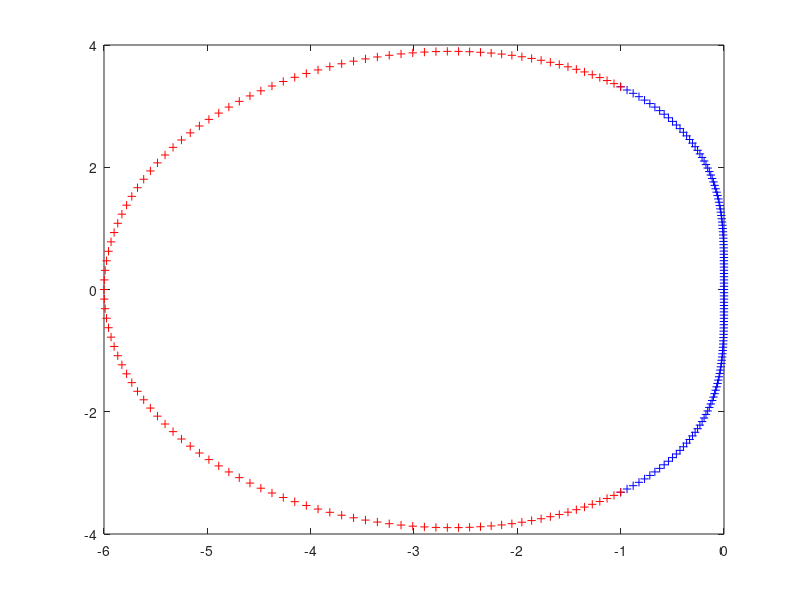
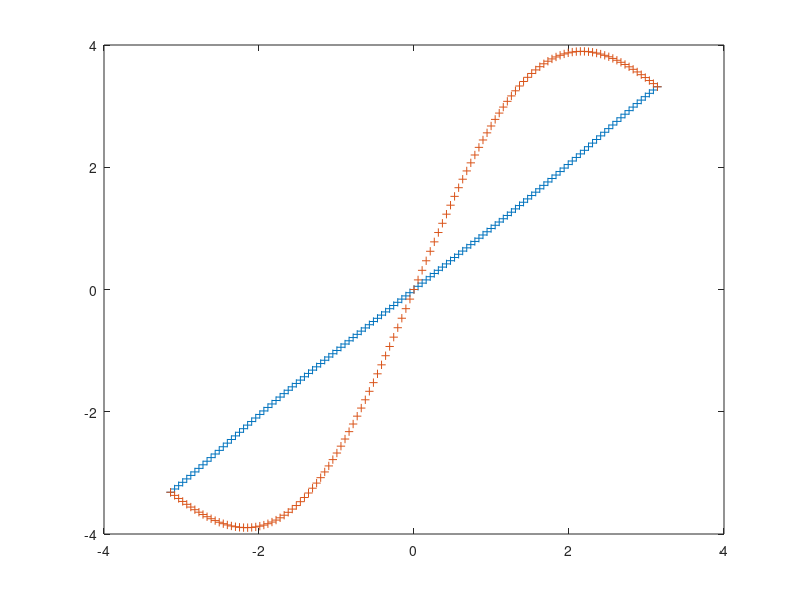
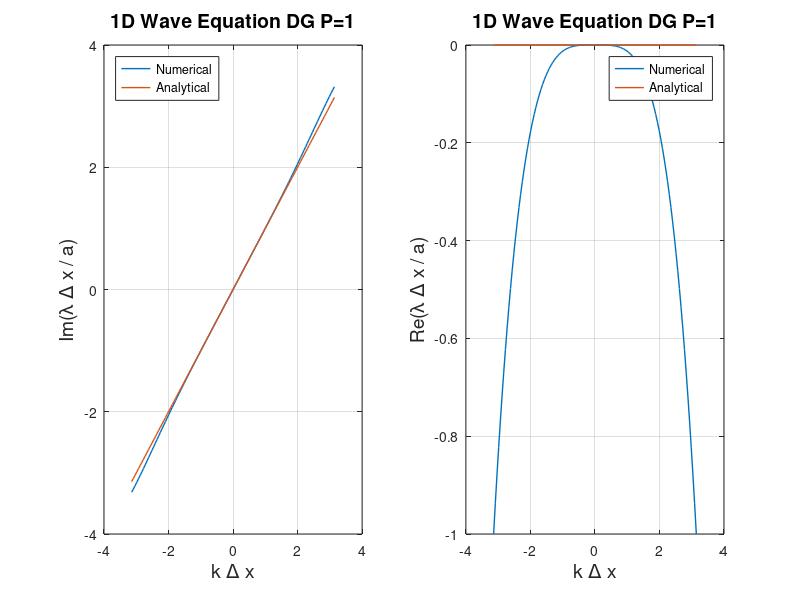
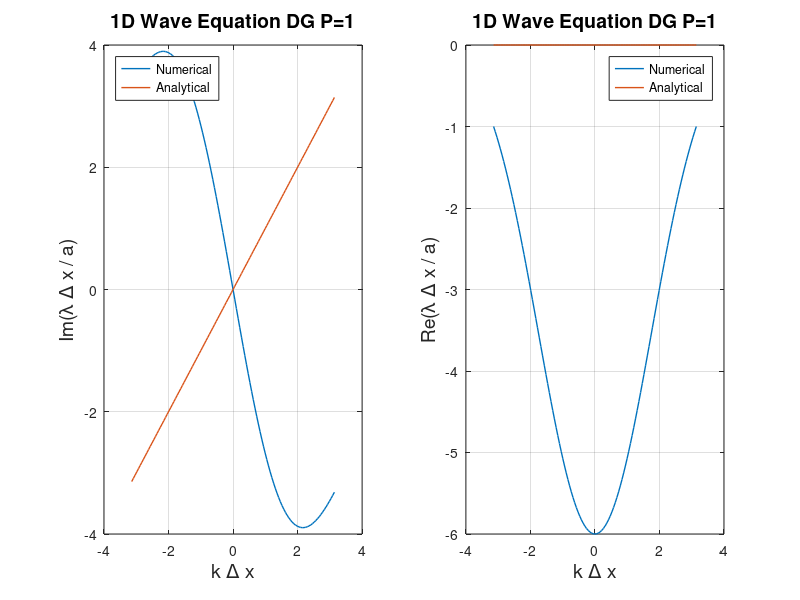

MATLAB code for these plots, in order:
clc
clear
close all

% 1D wave equation with upwind flux
kdx = -pi:pi/60:pi;

M = [2/3, 1/3; 1/3, 2/3];
B = [-.5, -.5; .5, -.5];
A = [0, 1; 0, 0];
a = 1;
dx = 1/12;

for z = 1:length(kdx)
    eigval = eig(M\(B+A*exp(1i*kdx(z))) * (2*a/dx)) * dx/a;
    [tmp,ind] = sort(abs(eigval));
    eigval = eigval(ind);
    h_num(z,1) = eigval(1);
    h_num(z,2) = eigval(2);
end
h_num %= h_num/2


% imaginary plane plot
figure
plot(h_num(:,1),'b+')
hold on
plot(conj(h_num(:,2)),'r+')
hold off


figure
for i = 1:size(h_num,2)
    plot (kdx, imag(h_num(:,1)),'+', kdx, -imag(h_num(:,2)), '+')
end

%%
L1_num_Im = imag(h_num(:,1));
w2_an_Im = kdx;
figure
subplot(1,2,1)
plot(kdx,L1_num_Im,'linewidth',1)
hold on
grid on
plot(kdx,w2_an_Im,'linewidth',1)
legend('Numerical','Analytical','location','northwest')
xlabel('k \Delta x','fontsize',14), ylabel('Im(\lambda \Delta x / a)','fontsize',14)
title('1D Wave Equation DG P=1','fontsize', 14)
hold off

L1_num_Re = real(h_num(:,1));
w2_an_Re = 0*kdx;
subplot(1,2,2)
plot(kdx,L1_num_Re,'linewidth',1)
hold on
grid on
plot(kdx,w2_an_Re,'linewidth',1)
legend('Numerical','Analytical','location','northeast')
xlabel('k \Delta x','fontsize',14), ylabel('Re(\lambda \Delta x / a)','fontsize',14)
title('1D Wave Equation DG P=1','fontsize', 14)

L1_num_Im = imag(h_num(:,2));
w2_an_Im = kdx;
figure
subplot(1,2,1)
plot(kdx,L1_num_Im,'linewidth',1)
hold on
grid on
plot(kdx,w2_an_Im,'linewidth',1)
legend('Numerical','Analytical','location','northwest')
xlabel('k \Delta x','fontsize',14), ylabel('Im(\lambda \Delta x / a)','fontsize',14)
title('1D Wave Equation DG P=1','fontsize', 14)
hold off

L1_num_Re = real(h_num(:,2));
w2_an_Re = 0*kdx;
subplot(1,2,2)
plot(kdx,L1_num_Re,'linewidth',1)
hold on
grid on
plot(kdx,w2_an_Re,'linewidth',1)
legend('Numerical','Analytical','location','northeast')
xlabel('k \Delta x','fontsize',14), ylabel('Re(\lambda \Delta x / a)','fontsize',14)
title('1D Wave Equation DG P=1','fontsize', 14)